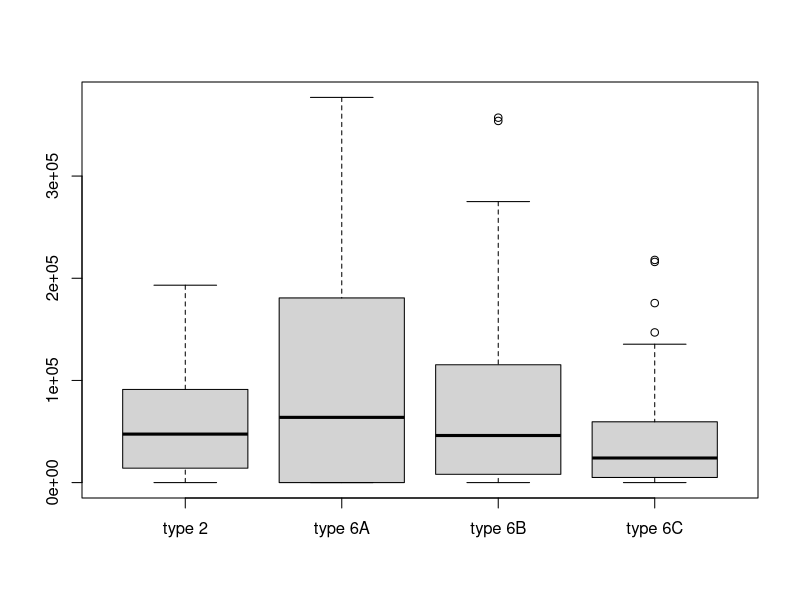
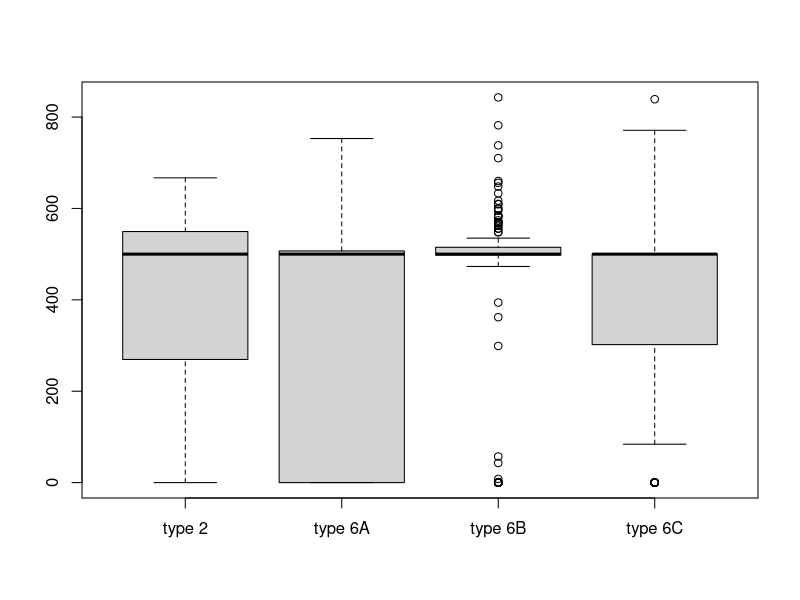

These charts were generated, in order, by the following R code:
# script for calculating average results for the different landscape types

tab <- read.csv("ResultsWithoutMortality_new_mod.csv")

# empty table for the results
summaryLandscapeTypes <- matrix(NA, 4,4)
rownames(summaryLandscapeTypes)<- c("2", "6A", "6B", "6C")
colnames(summaryLandscapeTypes)<- c("averagePopDens", "sdPopDens", "averagePatchOcc", "sdPatchOcc")

types <- c("2", "6A", "6B", "6C")


for(i in types){
  
  ent <- which(tab$LandscapeType==i)
  summaryLandscapeTypes[i,1] <- mean(tab$PopulationAtSimEnd[ent])
  summaryLandscapeTypes[i,2] <- sd(tab$PopulationAtSimEnd[ent])
  summaryLandscapeTypes[i,3] <- mean(tab$PatchesAtSimEnd[ent])
  summaryLandscapeTypes[i,4] <- sd(tab$PatchesAtSimEnd[ent])
}

write.table( summaryLandscapeTypes, "summaryLandscapeTypes.csv")

pdf("landscapeBoxplots_PopDens.pdf")
ent1 <- which(tab$LandscapeType=="2")
ent2 <- which(tab$LandscapeType=="6A")
ent3 <- which(tab$LandscapeType=="6B")
ent4 <- which(tab$LandscapeType=="6C")

boxplot(tab$PopulationAtSimEnd[ent1],tab$PopulationAtSimEnd[ent2],tab$PopulationAtSimEnd[ent3], tab$PopulationAtSimEnd[ent4],  names=c("type 2","type 6A", "type 6B", "type 6C"))
dev.off()


pdf("landscapeBoxplots_PatchOcc.pdf")
ent1 <- which(tab$LandscapeType=="2")
ent2 <- which(tab$LandscapeType=="6A")
ent3 <- which(tab$LandscapeType=="6B")
ent4 <- which(tab$LandscapeType=="6C")

boxplot(tab$PatchesAtSimEnd[ent1],tab$PatchesAtSimEnd[ent2],tab$PatchesAtSimEnd[ent3], tab$PatchesAtSimEnd[ent4],  names=c("type 2","type 6A", "type 6B", "type 6C"))
dev.off()
